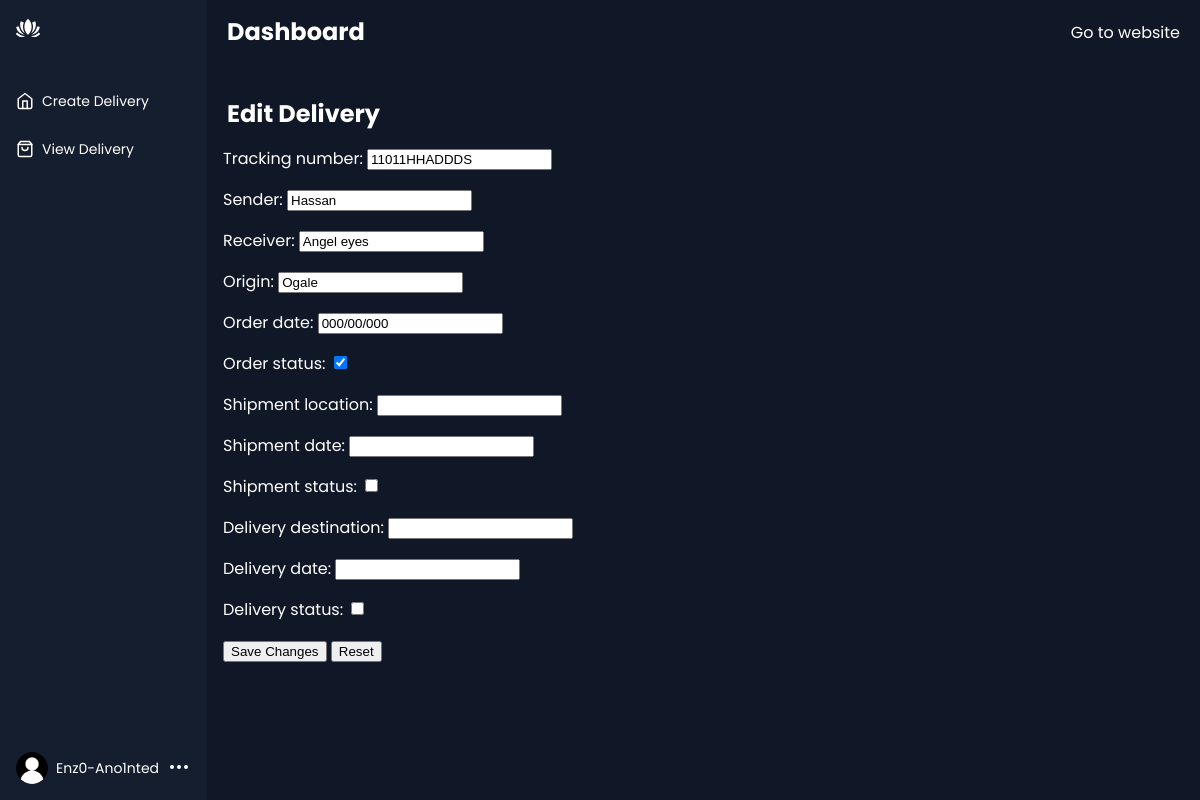
Page /1/edit/ on the committed database.
### mayne/models.py (models this page shows, shortened)
class Delivery(models.Model):
    tracking_number = models.CharField(max_length=200)
    sender = models.CharField(max_length=300)
    receiver = models.CharField(max_length=300)
    origin = models.CharField(max_length=400)
    order_date = models.CharField(max_length=100)
    order_status = models.BooleanField(default=False)
    shipment_location = models.CharField(max_length=400)
    shipment_date = models.CharField(max_length=100)
    shipment_status = models.BooleanField(default=False)
    delivery_destination = models.CharField(max_length=400)
    delivery_date = models.CharField(max_length=100)
    delivery_status = models.BooleanField(default=False)

### mayne/views.py (the view)
# urls.py: path("<int:id>/edit/", views.edit, name="edit"),
def edit(request, id):
    delivery = Delivery.objects.get(id=id)
    if request.method == 'POST':
        edit_delivery_form = EditDelivery(request.POST, instance=delivery)
        if edit_delivery_form.is_valid():
            if delivery.order_status is False:
                delivery.order_date = ""
                delivery.shipment_location = ""
                delivery.shipment_date = ""
                delivery.shipment_status = False
                delivery.delivery_destination = ""
                delivery.delivery_date = ""
                delivery.delivery_status = False
            elif delivery.order_status is True and delivery.shipment_status is False:
                delivery.shipment_location = ""
                delivery.shipment_date = ""
                delivery.delivery_destination = ""
                delivery.delivery_date = ""
                delivery.delivery_status = False
            elif delivery.order_status is True and delivery.shipment_status is True and delivery.delivery_status is False:
                delivery.delivery_destination = ""
                delivery.delivery_date = ""
            edit_delivery_form.save()
            return redirect("view")
    else:
        edit_delivery_form = EditDelivery(instance=delivery)
    context = {'delivery': delivery,
               'edit_delivery_form': edit_delivery_form}
    return render(request, 'mayne/edit_delivery.html', context)

### mayne/forms.py
class EditDelivery(forms.ModelForm):
    class Meta:
        model = Delivery
        fields = '__all__'

### mayne/templates/mayne/edit_delivery.html (shortened to what this page needs)
{% extends 'mayne/create.html' %}
{% load static %}
{% block content %}
<br>
<br>
<div class="app-content-header">
    <h2 class="app-content-headerText">Edit Delivery</h2>
</div>
<form method="post" style="color: white;">
    {{ edit_delivery_form.as_p }}
    <button type="submit" name="save">Save Changes</button>
    <button type="reset">Reset</button>
</form>
{% endblock %}

### mystaticfiles/style2.css (style rules this page uses)
* { box-sizing: border-box; }
:root { --app-bg: #101827; --sidebar: rgba(21, 30, 47,1); --sidebar-main-color: #fff; --table-border: #1a2131; --table-header: #1a2131; --app-content-main-color: #fff; --sidebar-link: #fff; --sidebar-active-link: #1d283c; --sidebar-hover-link: #1a2539; --action-color: #2869ff; --action-color-hover: #6291fd; --app-content-secondary-color: #1d283c; --filter-reset: #2c394f; --filter-shadow: rgba(16, 24, 39, 0.8) 0px 6px 12px -2px, rgba(0, 0, 0, 0.3) 0px 3px 7px -3px; }
body, html { margin: 0; padding: 0; height: 100%; width: 100%; }
body { font-family: "Poppins", sans-serif; -webkit-font-smoothing: antialiased; -moz-osx-font-smoothing: grayscale; }
.app-content-header { display: flex; align-items: center; justify-content: space-between; padding: 0 4px; }
.app-content-headerText { color: var(--app-content-main-color); font-size: 24px; line-height: 32px; margin: 0; }

### rows in the picture
Delivery: tracking_number "11011HHADDDS", sender "Hassan", receiver "Angel eyes", origin "Ogale", order_date "000/00/000", order_status "☑"
